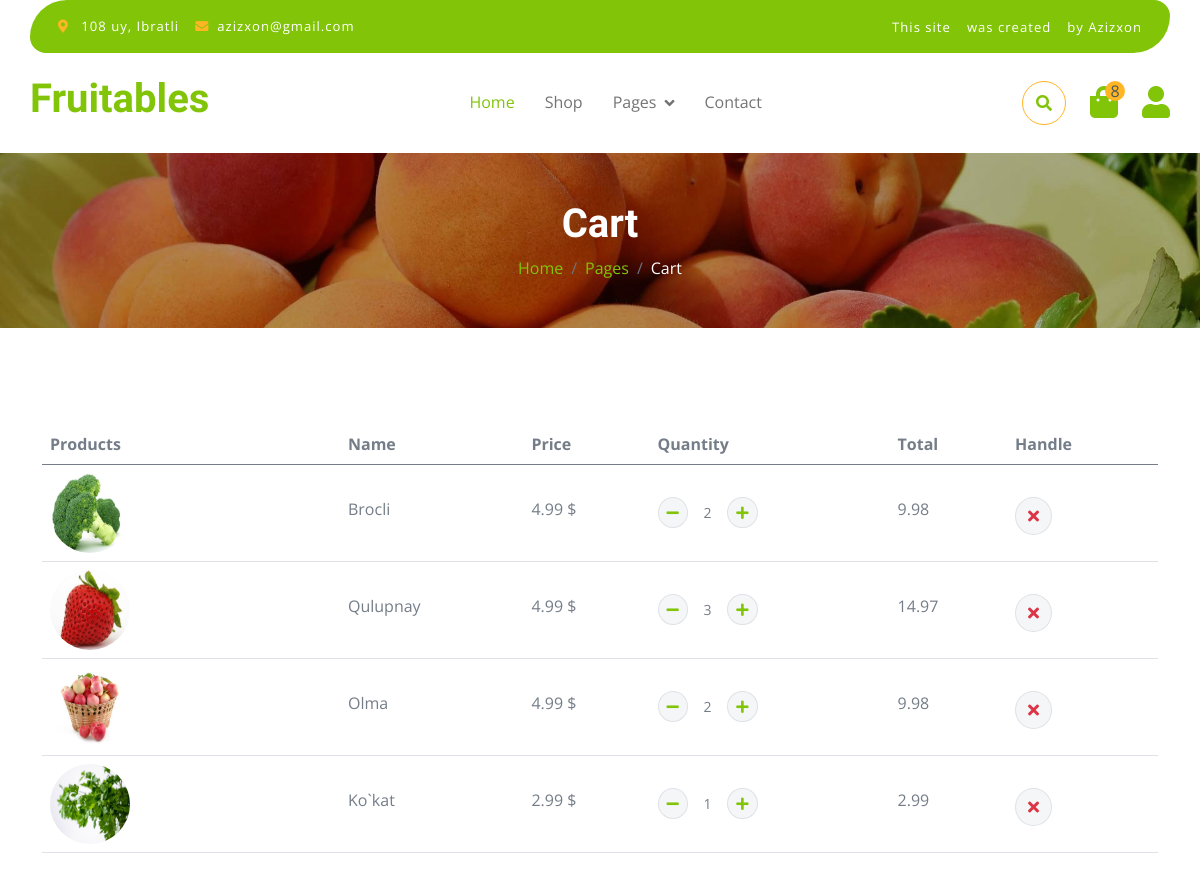
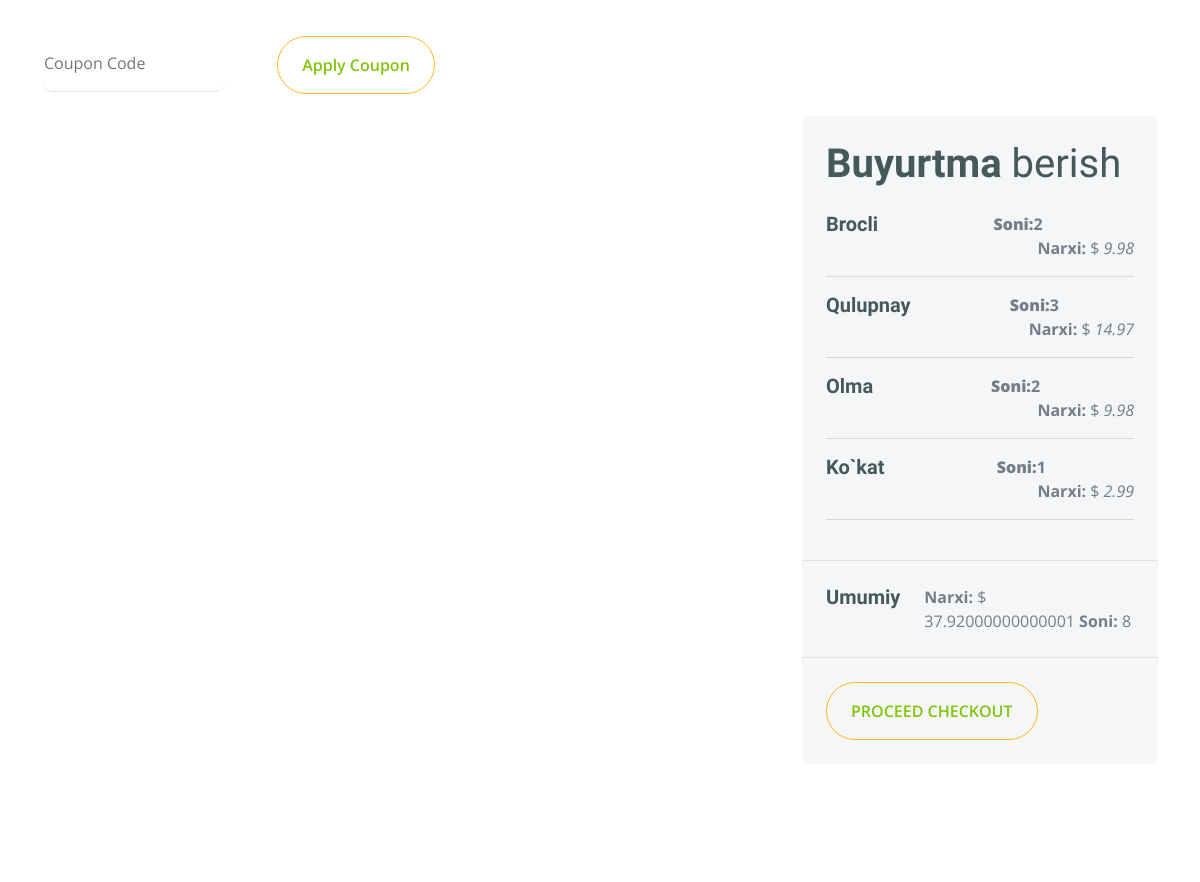
The page /cart/ (signed in, upper part) on the database as committed earlier (2 pictures, top to bottom).
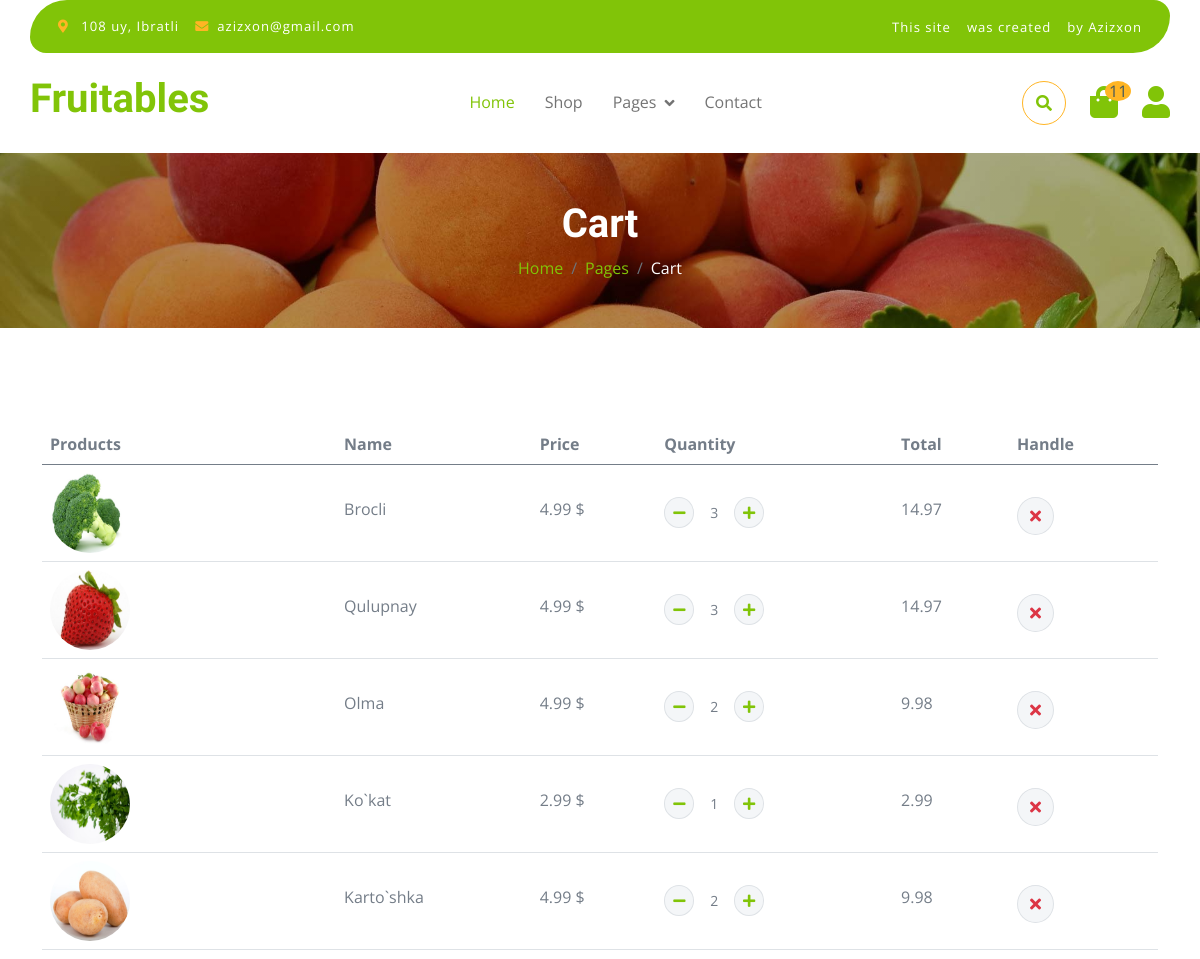
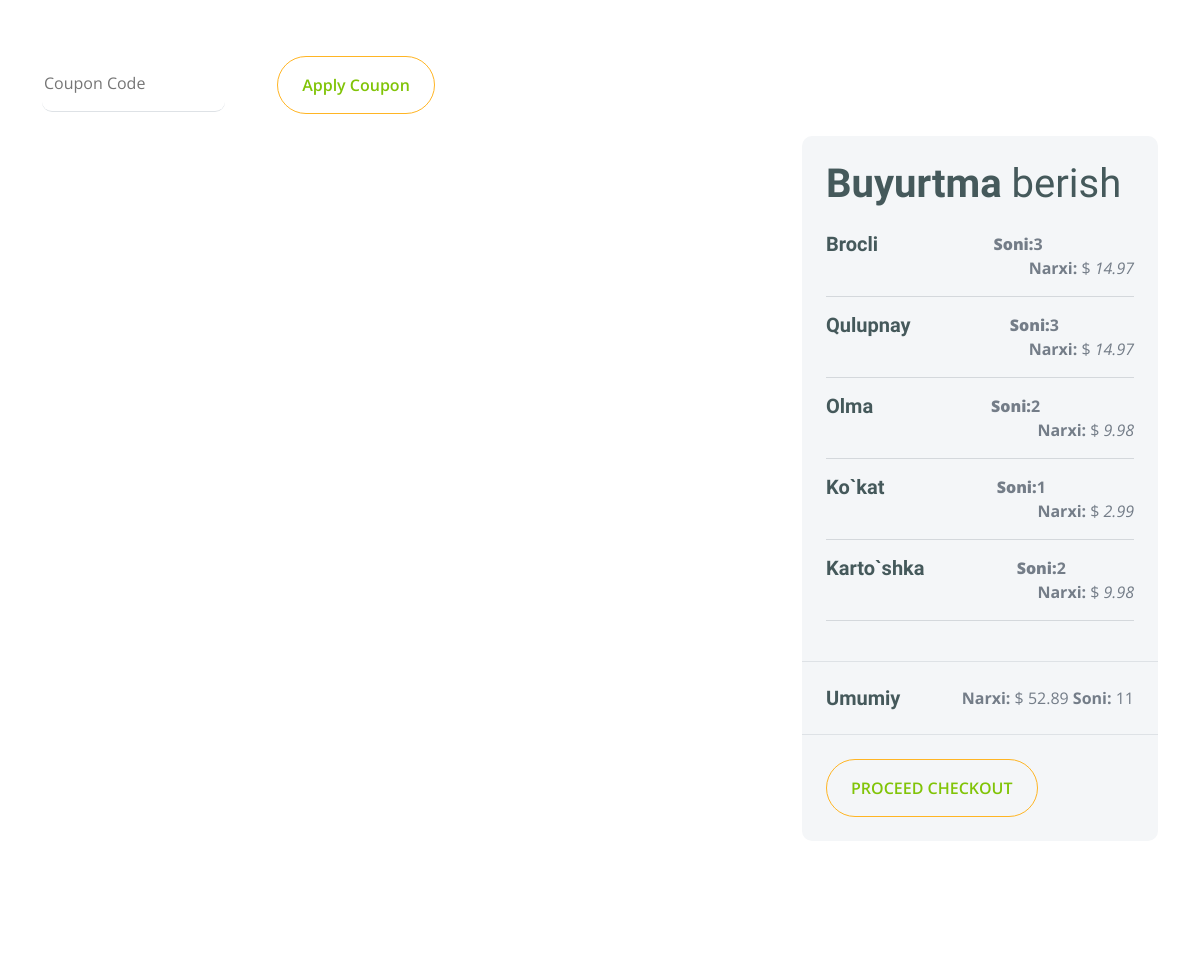
The same page on the database as committed later (2 pictures, top to bottom).
### fath/models.py (models this page shows, shortened)
class OrderProduct(models.Model):
    order = models.ForeignKey(Order, on_delete=models.SET_NULL, null=True)
    product = models.ForeignKey(Product, on_delete=models.SET_NULL, null=True)
    quantity = models.IntegerField(default=0)
    added = models.DateTimeField(auto_now_add=True)
    @property
    def get_cart_price(self):
        total_price = self.quantity * self.product.price
        return total_price

class Product(models.Model):
    category = models.ForeignKey(Category, on_delete=models.CASCADE)
    filter_choice = models.CharField(max_length=255, choices=FILTER_CHOICES, null=True)
    img = models.ImageField(upload_to='product_img/')
    name = models.CharField(max_length=255)
    body = models.TextField()
    price = models.FloatField()
    dicount = models.FloatField(blank=True, null=True)
    quantity = models.FloatField()
    slug = models.SlugField(blank=True, null=True)
    created = models.DateTimeField(auto_now_add=True)

### fath/views.py (the view)
# urls.py: path('cart/', views.cart, name='cart'),
def cart(request):
    cart_info = CartAuthenTicatedUser(request).get_cart_info()
    context = {
        'order_products':cart_info['order_products'],
        'cart_total_price':cart_info['cart_total_price'],
        'cart_total_quantity':cart_info['cart_total_quantity']
    }
    return render(request, 'fath/cart.html', context)

### fath/models.py (called while the page is built)
    @property
    def get_cart_total_price(self):
        order_products = self.orderproduct_set.all()
        total_price = sum([product.get_cart_price for product in order_products])
        return total_price

    @property
    def get_cart_total_quantity(self):
        order_products = self.orderproduct_set.all()
        total_quantity =sum([product.quantity for product in order_products])
        return total_quantity

### fath/utils.py (called while the page is built)
    def get_cart_info(self):
        customer, created = models.Customer.objects.get_or_create(
            user = self.request.user,
        )
        order, created, = models.Order.objects.get_or_create(
            customer=customer
        )
        order_products = order.orderproduct_set.all()
        cart_total_price = order.get_cart_total_price
        cart_total_quantity = order.get_cart_total_quantity
        return{
            'order':order,
            'order_products':order_products,
            'cart_total_price':cart_total_price,
            'cart_total_quantity':cart_total_quantity
        }

### templates/fath/cart.html (shortened to what the changed rows need)
{% extends 'base.html' %}
{% load static %}
{% block content %}
        <div class="container-fluid page-header py-5">
            <h1 class="text-center text-white display-6">Cart</h1>
        </div>
        <div class="container-fluid py-5">
            <div class="container py-5">
                <div class="table-responsive">
                    <table class="table">
                        <thead>
                          <tr>
                            <th scope="col">Products</th>
                            <th scope="col">Name</th>
                            <th scope="col">Price</th>
                            <th scope="col">Quantity</th>
                            <th scope="col">Total</th>
                            <th scope="col">Handle</th>
                          </tr>
                        </thead>
                        <tbody>
                            {% for product in order_products %}
                            <tr>
                                <th scope="row">
                                    <div class="d-flex align-items-center">
                                        <img src="{{product.product.img.url}}" class="img-fluid me-5 rounded-circle" style="width: 80px; height: 80px;" alt="">
                                    </div>
                                </th>
                                <td>
                                    <p class="mb-0 mt-4">{{product.product.name}}</p>
                                </td>
                                <td>
                                    <p class="mb-0 mt-4">{{product.product.price}} $</p>
                                </td>
                                <td>
                                    <div class="input-group quantity mt-4" style="width: 100px;">
                                        <div class="input-group-btn">
                                            <button class="btn btn-sm btn-minus rounded-circle bg-light border" >
                                            <a href="{% url 'to_cart' product.product.id 'delete' %}"><i class="fa fa-minus"></i></a>
                                            </button>
                                        </div>
                                        <input type="text" class="form-control form-control-sm text-center border-0" value="{{product.quantity}}">
                                        <div class="input-group-btn">
                                            <button class="btn btn-sm btn-plus rounded-circle bg-light border">
                                             <a href="{% url 'to_cart' product.product.id 'add' %}"><i class="fa fa-plus"></i></a>
                                            </button>
                                        </div>
                                    </div>
                                </td>
                                <td>
                                    <p class="mb-0 mt-4">{{product.get_cart_price }}</p>
                                </td>
                                <td>
                                    <button class="btn btn-md rounded-circle bg-light border mt-4" >
                                        <i class="fa fa-times text-danger"></i>
                                    </button>
                                </td>
                            </tr>
                            {% endfor %}
                        </tbody>
                    </table>
                </div>
                <div class="row g-4 justify-content-end">
                    <div class="col-sm-8 col-md-7 col-lg-6 col-xl-4">
                        <div class="bg-light rounded">
                            <div class="p-4">
                                <h1 class="display-6 mb-4">Buyurtma <span class="fw-normal">berish</span></h1>
                                {% for product in order_products %}
                                <div class="d-flex justify-content-between">
                                    <h5 class="mb-0 me-4">{{product.product.name}}</h5>
                                    <div class="">
                                        <b><p class="mb-0"><b>Soni:</b>{{product.quantity}}</p>
                                    </div>
                                </div>
                                <p class="mb-0 text-end"> Narxi:</b>  $ <i>{{product.get_cart_price }}</i></p><hr>
                                {% endfor %}
                            </div>
                            <div class="py-4 mb-4 border-top border-bottom d-flex justify-content-between">
                                <h5 class="mb-0 ps-4 me-4">Umumiy</h5>
                                <p class="mb-0 pe-4"><b>Narxi:</b> $ {{ cart_total_price }} <b>Soni:</b> {{cart_total_quantity}} </p>
                            </div>
                        </div>
                    </div>
                </div>
            </div>
        </div>
        {% endblock content %}

Rows that differ between the two databases and show on the page:
changed OrderProduct "Brocli": quantity "2" → "3"; get_cart_price "9.98" → "14.97"
added OrderProduct: product.img (picture), product.name "Karto`shka", product.price "4.99", quantity "2", get_cart_price "9.98"
Other text that changed with them:
{{ cart_total_quantity }}: "8" → "11"
{{ cart_total_price }}: "37.92000000000001" → "52.89"
